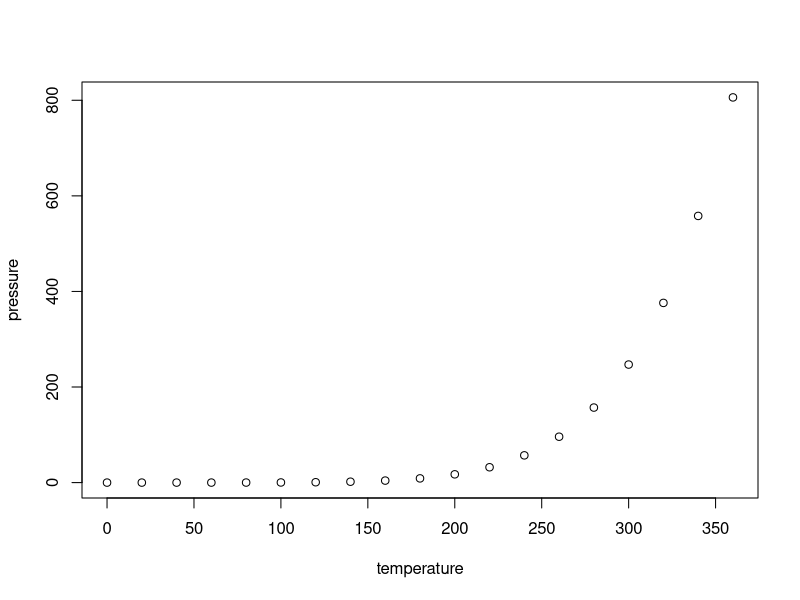
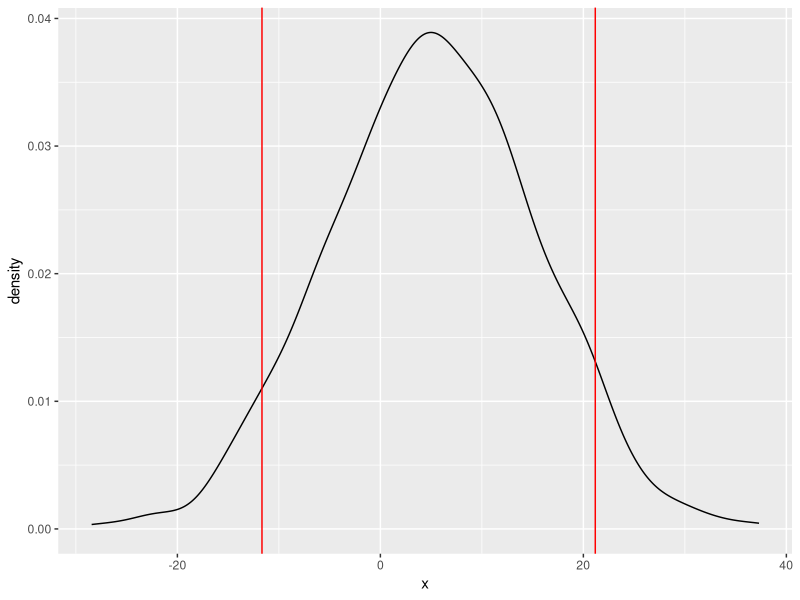

Source code (R) for these figures, in order:
## ---- chunk 1
knitr::opts_chunk$set(echo = TRUE)
library(tidyverse)
## ---- chunk 2
summary(cars)
## ---- chunk 3
plot(pressure)
## ---- chunk 4

## ---- chunk 5

## ---- chunk 6

## ---- chunk 7

## ---- chunk 8


## ---- chunk 9
a <- c(1,2,3)
## ---- chunk 10
x = 3
x
## ---- chunk 11
x = 3
y = 4
print(c(x,y))
## ---- chunk 12
x+y
x-y
x*y
x/y
x^y
x%%y
## ---- chunk 13
# Numeric Vector Named x
x = c(3,2,1,5,7,8)
# Prints x
x
# Third Element of x
x[3]
# Character Vector Named y
y = c("H","T","H","T","H","T")
# Fifth Element of y
y[5]
# 3 * 2 Matrix Named z
z = matrix(c(3,2,1,5,7,8),
           nrow=2,ncol=3,byrow=T)
# Prints z
z
# First Row of z
z[1,]
# First and Third Columns of z
z[,c(1,3)]
## ---- chunk 14
tbl = tibble(x=x, y=y)
tbl
## ---- chunk 15
df = data.frame(x=x,y=y)
df
## ---- chunk 16
plot1 <- ggplot(data=tbl) +
  geom_point(aes(x=x,y=y))
## ---- chunk 17
x = rnorm(1000,5,10)
?rnorm
mean(x)
sd(x)
quantile(x)
quantile(x,probs=c(0.05,0.95))
## ---- chunk 18
quant.x = quantile(x, probs=c(0.05, 0.95))
data.x = tibble(x=x)
ggplot(data=data.x) +
  geom_density(aes(x=x)) +
  geom_vline(xintercept=quant.x,col='red')
